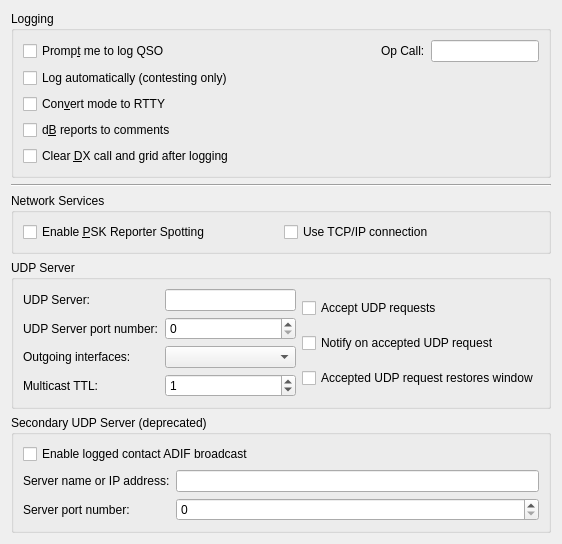
     <widget class="QWidget" name="reporting_tab">
      <attribute name="title">
       <string>Reportin&amp;g</string>
      </attribute>
      <attribute name="toolTip">
       <string>Reporting and logging settings</string>
      </attribute>
      <layout class="QVBoxLayout" name="verticalLayout_5">
       <item>
        <widget class="QGroupBox" name="logging_group_box">
         <property name="title">
          <string>Logging</string>
         </property>
         <layout class="QGridLayout" name="gridLayout_14">
          <item row="0" column="0">
           <widget class="QCheckBox" name="prompt_to_log_check_box">
            <property name="toolTip">
             <string>The program will pop up a partially completed Log QSO dialog when you send a 73 or free text message.</string>
            </property>
            <property name="text">
             <string>Promp&amp;t me to log QSO</string>
            </property>
           </widget>
          </item>
          <item row="0" column="1">
           <spacer name="horizontalSpacer_6">
            <property name="orientation">
             <enum>Qt::Horizontal</enum>
            </property>
            <property name="sizeHint" stdset="0">
             <size>
              <width>136</width>
              <height>20</height>
             </size>
            </property>
           </spacer>
          </item>
          <item row="0" column="2">
           <widget class="QLabel" name="label_13">
            <property name="text">
             <string>Op Call:</string>
            </property>
            <property name="buddy">
             <cstring>opCallEntry</cstring>
            </property>
           </widget>
          </item>
          <item row="3" column="0">
           <widget class="QCheckBox" name="report_in_comments_check_box">
            <property name="toolTip">
             <string>Some logging programs will not accept the type of reports
saved by this program.
Check this option to save the sent and received reports in the
comments field.</string>
            </property>
            <property name="text">
             <string>d&amp;B reports to comments</string>
            </property>
           </widget>
          </item>
          <item row="4" column="0" colspan="2">
           <widget class="QCheckBox" name="clear_DX_check_box">
            <property name="toolTip">
             <string>Check this option to force the clearing of the DX Call
and DX Grid fields when a 73 or free text message is sent.</string>
            </property>
            <property name="text">
             <string>Clear &amp;DX call and grid after logging</string>
            </property>
           </widget>
          </item>
          <item row="2" column="0">
           <widget class="QCheckBox" name="log_as_RTTY_check_box">
            <property name="toolTip">
             <string>&lt;html&gt;&lt;head/&gt;&lt;body&gt;&lt;p&gt;Some logging programs will not accept WSJT-X mode names.&lt;/p&gt;&lt;/body&gt;&lt;/html&gt;</string>
            </property>
            <property name="text">
             <string>Con&amp;vert mode to RTTY</string>
            </property>
           </widget>
          </item>
          <item row="0" column="3">
           <widget class="QLineEdit" name="opCallEntry">
            <property name="toolTip">
             <string>&lt;html&gt;&lt;head/&gt;&lt;body&gt;&lt;p&gt;The callsign of the operator, if different from the station callsign.&lt;/p&gt;&lt;/body&gt;&lt;/html&gt;</string>
            </property>
           </widget>
          </item>
          <item row="1" column="0">
           <widget class="QCheckBox" name="cbAutoLog">
            <property name="toolTip">
             <string>&lt;html&gt;&lt;head/&gt;&lt;body&gt;&lt;p&gt;Check to have QSOs logged automatically, when complete.&lt;/p&gt;&lt;/body&gt;&lt;/html&gt;</string>
            </property>
            <property name="text">
             <string>Log automatically (contesting only)</string>
            </property>
           </widget>
          </item>
         </layout>
        </widget>
       </item>
       <item>
        <widget class="Line" name="line_8">
         <property name="orientation">
          <enum>Qt::Horizontal</enum>
         </property>
        </widget>
       </item>
       <item>
        <widget class="QGroupBox" name="network_group_box">
         <property name="title">
          <string>Network Services</string>
         </property>
         <layout class="QHBoxLayout" name="horizontalLayout_22">
          <item>
           <widget class="QCheckBox" name="psk_reporter_check_box">
            <property name="toolTip">
             <string>&lt;html&gt;&lt;head/&gt;&lt;body&gt;&lt;p&gt;The program can send your station details and all decoded signals with grid squares as spots to the http://pskreporter.info web site.&lt;/p&gt;&lt;p&gt;This is used for reverse beacon analysis which is very useful for assessing propagation and system performance.&lt;/p&gt;&lt;/body&gt;&lt;/html&gt;</string>
            </property>
            <property name="text">
             <string>Enable &amp;PSK Reporter Spotting</string>
            </property>
           </widget>
          </item>
          <item>
           <widget class="QCheckBox" name="psk_reporter_tcpip_check_box">
            <property name="toolTip">
             <string>&lt;html&gt;&lt;head/&gt;&lt;body&gt;&lt;p&gt;Check this option if a reliable connection is needed&lt;/p&gt;&lt;p&gt;Most users do not need this, the default uses UDP which is more efficient. Only check this if you have evidence that UDP traffic from you to PSK Reporter is being lost.&lt;/p&gt;&lt;/body&gt;&lt;/html&gt;</string>
            </property>
            <property name="text">
             <string>Use TCP/IP connection</string>
            </property>
           </widget>
          </item>
         </layout>
        </widget>
       </item>
       <item>
        <widget class="QGroupBox" name="groupBox_4">
         <property name="title">
          <string>UDP Server</string>
         </property>
         <layout class="QGridLayout" name="gridLayout_16">
          <item row="0" column="0">
           <layout class="QFormLayout" name="formLayout_6">
            <property name="fieldGrowthPolicy">
             <enum>QFormLayout::AllNonFixedFieldsGrow</enum>
            </property>
            <item row="0" column="0">
             <widget class="QLabel" name="udp_server_label">
              <property name="text">
               <string>UDP Server:</string>
              </property>
              <property name="buddy">
               <cstring>udp_server_line_edit</cstring>
              </property>
             </widget>
            </item>
            <item row="0" column="1">
             <widget class="QLineEdit" name="udp_server_line_edit">
              <property name="toolTip">
               <string>&lt;html&gt;&lt;head/&gt;&lt;body&gt;&lt;p&gt;Optional hostname of network service to receive decodes.&lt;/p&gt;&lt;p&gt;Formats:&lt;/p&gt;&lt;ul style=&quot;margin-top: 0px; margin-bottom: 0px; margin-left: 0px; margin-right: 0px; -qt-list-indent: 1;&quot;&gt;&lt;li style=&quot; margin-top:12px; margin-bottom:0px; margin-left:0px; margin-right:0px; -qt-block-indent:0; text-indent:0px;&quot;&gt;hostname&lt;/li&gt;&lt;li style=&quot; margin-top:0px; margin-bottom:0px; margin-left:0px; margin-right:0px; -qt-block-indent:0; text-indent:0px;&quot;&gt;IPv4 address&lt;/li&gt;&lt;li style=&quot; margin-top:0px; margin-bottom:0px; margin-left:0px; margin-right:0px; -qt-block-indent:0; text-indent:0px;&quot;&gt;IPv6 address&lt;/li&gt;&lt;li style=&quot; margin-top:0px; margin-bottom:0px; margin-left:0px; margin-right:0px; -qt-block-indent:0; text-indent:0px;&quot;&gt;IPv4 multicast group address&lt;/li&gt;&lt;li style=&quot; margin-top:0px; margin-bottom:0px; margin-left:0px; margin-right:0px; -qt-block-indent:0; text-indent:0px;&quot;&gt;IPv6 multicast group address&lt;/li&gt;&lt;/ul&gt;&lt;p&gt;Clearing this field will disable the broadcasting of UDP status updates.&lt;/p&gt;&lt;/body&gt;&lt;/html&gt;</string>
              </property>
              <property name="inputMethodHints">
               <set>Qt::ImhDigitsOnly</set>
              </property>
             </widget>
            </item>
            <item row="1" column="0">
             <widget class="QLabel" name="label_6">
              <property name="text">
               <string>UDP Server port number:</string>
              </property>
              <property name="buddy">
               <cstring>udp_server_port_spin_box</cstring>
              </property>
             </widget>
            </item>
            <item row="1" column="1">
             <widget class="QSpinBox" name="udp_server_port_spin_box">
              <property name="toolTip">
               <string>&lt;html&gt;&lt;head/&gt;&lt;body&gt;&lt;p&gt;Enter the service port number of the UDP server that WSJT-X should send updates to. If this is zero no updates will be sent.&lt;/p&gt;&lt;/body&gt;&lt;/html&gt;</string>
              </property>
              <property name="maximum">
               <number>65534</number>
              </property>
             </widget>
            </item>
            <item row="2" column="0">
             <widget class="QLabel" name="udp_interfaces_label">
              <property name="text">
               <string>Outgoing interfaces:</string>
              </property>
              <property name="buddy">
               <cstring>udp_interfaces_combo_box</cstring>
              </property>
             </widget>
            </item>
            <item row="2" column="1">
             <widget class="CheckableItemComboBox" name="udp_interfaces_combo_box">
              <property name="toolTip">
               <string>&lt;html&gt;&lt;head/&gt;&lt;body&gt;&lt;p&gt;When sending updates to a multicast group address it is necessary to specify which network interface(s) to send them to. If the loop-back interface is multicast capable then at least that one will be selected.&lt;/p&gt;&lt;p&gt;For most users the loop-back interface is all that is needed, that will allow multiple other applications on the same machine to interoperate with WSJT-X. If applications running on other hosts are to receive status updates then a suitable network interface should be used.&lt;/p&gt;&lt;p&gt;On some Linux systems it may be necessary to enable multicast on the loop-back network interface.&lt;/p&gt;&lt;/body&gt;&lt;/html&gt;</string>
              </property>
             </widget>
            </item>
            <item row="3" column="1">
             <widget class="QSpinBox" name="udp_TTL_spin_box">
              <property name="toolTip">
               <string>&lt;html&gt;&lt;head/&gt;&lt;body&gt;&lt;p&gt;Sets the number or router hops that multicast datagrams are allowed to make. Almost everyone should set this to 1 to keep outgoing multicast traffic withn the local subnet.&lt;/p&gt;&lt;/body&gt;&lt;/html&gt;</string>
              </property>
              <property name="maximum">
               <number>255</number>
              </property>
              <property name="value">
               <number>1</number>
              </property>
             </widget>
            </item>
            <item row="3" column="0">
             <widget class="QLabel" name="udp_TTL_label">
              <property name="text">
               <string>Multicast TTL:</string>
              </property>
              <property name="buddy">
               <cstring>udp_TTL_spin_box</cstring>
              </property>
             </widget>
            </item>
           </layout>
          </item>
          <item row="0" column="1">
           <layout class="QVBoxLayout" name="verticalLayout_11">
            <item>
             <widget class="QCheckBox" name="accept_udp_requests_check_box">
              <property name="toolTip">
               <string>&lt;html&gt;&lt;head/&gt;&lt;body&gt;&lt;p&gt;With this enabled WSJT-X will accept certain requests back from a UDP server that receives decode messages.&lt;/p&gt;&lt;/body&gt;&lt;/html&gt;</string>
              </property>
              <property name="text">
               <string>Accept UDP requests</string>
              </property>
             </widget>
            </item>
            <item>
             <widget class="QCheckBox" name="udpWindowToFront">
              <property name="toolTip">
               <string>&lt;html&gt;&lt;head/&gt;&lt;body&gt;&lt;p&gt;Indicate acceptance of an incoming UDP request. The effect of this option varies depending on the operating system and window manager, its intent is to notify the acceptance of an incoming UDP request even if this application is minimized or hidden.&lt;/p&gt;&lt;/body&gt;&lt;/html&gt;</string>
              </property>
              <property name="text">
               <string>Notify on accepted UDP request</string>
              </property>
             </widget>
            </item>
            <item>
             <widget class="QCheckBox" name="udpWindowRestore">
              <property name="toolTip">
               <string>&lt;html&gt;&lt;head/&gt;&lt;body&gt;&lt;p&gt;Restore the window from minimized if an UDP request is accepted.&lt;/p&gt;&lt;/body&gt;&lt;/html&gt;</string>
              </property>
              <property name="text">
               <string>Accepted UDP request restores window</string>
              </property>
             </widget>
            </item>
           </layout>
          </item>
         </layout>
        </widget>
       </item>
       <item>
        <widget class="QGroupBox" name="n1mm_group_box">
         <property name="title">
          <string>Secondary UDP Server (deprecated)</string>
         </property>
         <layout class="QFormLayout" name="formLayout_15">
          <item row="0" column="0" colspan="2">
           <widget class="QCheckBox" name="enable_n1mm_broadcast_check_box">
            <property name="toolTip">
             <string>&lt;html&gt;&lt;head/&gt;&lt;body&gt;&lt;p&gt;When checked, WSJT-X will broadcast a logged contact in ADIF format to the configured hostname and port. &lt;/p&gt;&lt;/body&gt;&lt;/html&gt;</string>
            </property>
            <property name="text">
             <string>Enable logged contact ADIF broadcast</string>
            </property>
           </widget>
          </item>
          <item row="1" column="0">
           <widget class="QLabel" name="n1mm_server_name_label">
            <property name="text">
             <string>Server name or IP address:</string>
            </property>
            <property name="buddy">
             <cstring>n1mm_server_name_line_edit</cstring>
            </property>
           </widget>
          </item>
          <item row="1" column="1">
           <widget class="QLineEdit" name="n1mm_server_name_line_edit">
            <property name="toolTip">
             <string>&lt;html&gt;&lt;head/&gt;&lt;body&gt;&lt;p&gt;Optional host name of N1MM Logger+ program to receive ADIF UDP broadcasts. This is usually 'localhost' or ip address 127.0.0.1&lt;/p&gt;&lt;p&gt;Formats:&lt;/p&gt;&lt;ul style=&quot;margin-top: 0px; margin-bottom: 0px; margin-left: 0px; margin-right: 0px; -qt-list-indent: 1;&quot;&gt;&lt;li style=&quot; margin-top:12px; margin-bottom:0px; margin-left:0px; margin-right:0px; -qt-block-indent:0; text-indent:0px;&quot;&gt;hostname&lt;/li&gt;&lt;li style=&quot; margin-top:0px; margin-bottom:0px; margin-left:0px; margin-right:0px; -qt-block-indent:0; text-indent:0px;&quot;&gt;IPv4 address&lt;/li&gt;&lt;li style=&quot; margin-top:0px; margin-bottom:0px; margin-left:0px; margin-right:0px; -qt-block-indent:0; text-indent:0px;&quot;&gt;IPv6 address&lt;/li&gt;&lt;li style=&quot; margin-top:0px; margin-bottom:0px; margin-left:0px; margin-right:0px; -qt-block-indent:0; text-indent:0px;&quot;&gt;IPv4 multicast group address&lt;/li&gt;&lt;li style=&quot; margin-top:0px; margin-bottom:0px; margin-left:0px; margin-right:0px; -qt-block-indent:0; text-indent:0px;&quot;&gt;IPv6 multicast group address&lt;/li&gt;&lt;/ul&gt;&lt;p&gt;Clearing this field will disable broadcasting of ADIF information via UDP.&lt;/p&gt;&lt;/body&gt;&lt;/html&gt;</string>
            </property>
           </widget>
          </item>
          <item row="2" column="0">
           <widget class="QLabel" name="n1mm_server_port_label">
            <property name="text">
             <string>Server port number:</string>
            </property>
            <property name="buddy">
             <cstring>n1mm_server_port_spin_box</cstring>
            </property>
           </widget>
          </item>
          <item row="2" column="1">
           <widget class="QSpinBox" name="n1mm_server_port_spin_box">
            <property name="toolTip">
             <string>&lt;html&gt;&lt;head/&gt;&lt;body&gt;&lt;p&gt;Enter the port number that WSJT-X should use for UDP broadcasts of ADIF log information. For N1MM Logger+, this value should be 2333. If this is zero,  no updates will be broadcast.&lt;/p&gt;&lt;/body&gt;&lt;/html&gt;</string>
            </property>
            <property name="maximum">
             <number>65534</number>
            </property>
           </widget>
          </item>
         </layout>
        </widget>
       </item>
       <item>
        <spacer name="verticalSpacer_4">
         <property name="orientation">
          <enum>Qt::Vertical</enum>
         </property>
         <property name="sizeHint" stdset="0">
          <size>
           <width>0</width>
           <height>0</height>
          </size>
         </property>
        </spacer>
       </item>
      </layout>
     </widget>
